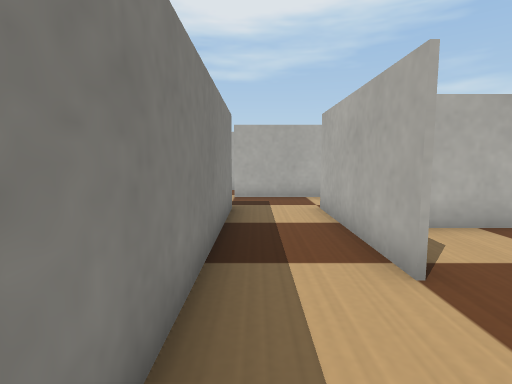
[1] (above)

24 first-person views from a walk through a robot-simulator world made for Webots. The camera is 0.13 m above the floor, tilts 6° down and sees 80° across. The floor is counted in squares, 0.1 m on a side. Each view is taken from the middle of a square. On the plan, view 1 faces up. The plan holds only what a view shows up to about 13 squares ahead; the rest is blank. The place goes on beyond the plan. The robots in the file are not drawn. Simple shapes and patterns stand in for the simulator's stock objects.

[2]
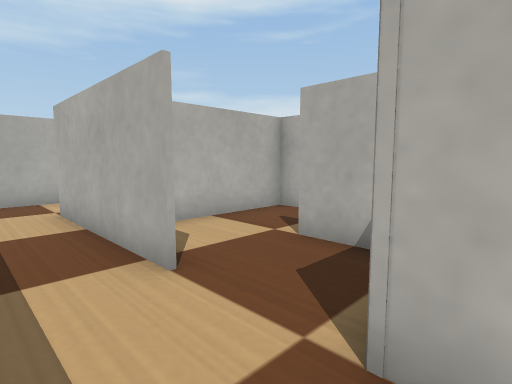

[3]
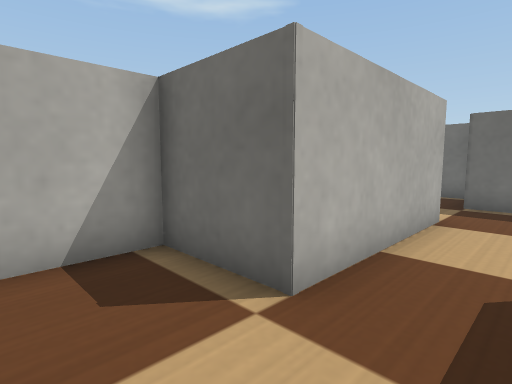

[4]
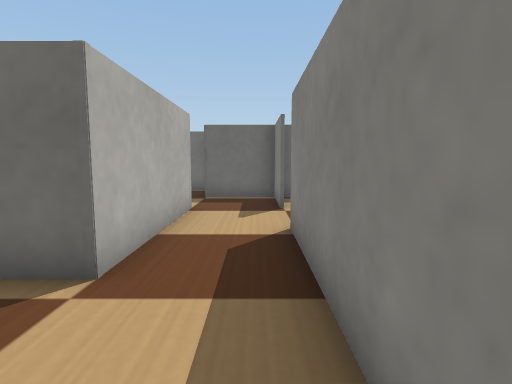

[5]
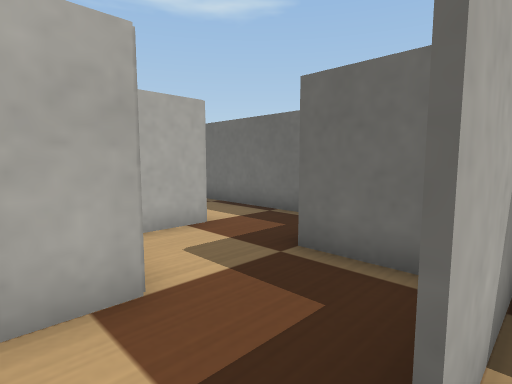

[6]
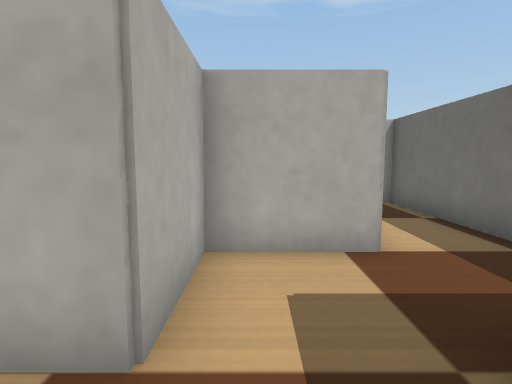

[7]
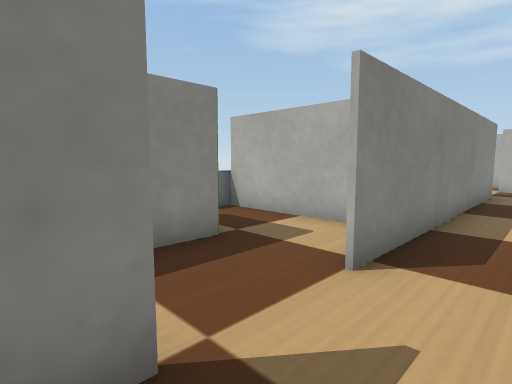

[8]
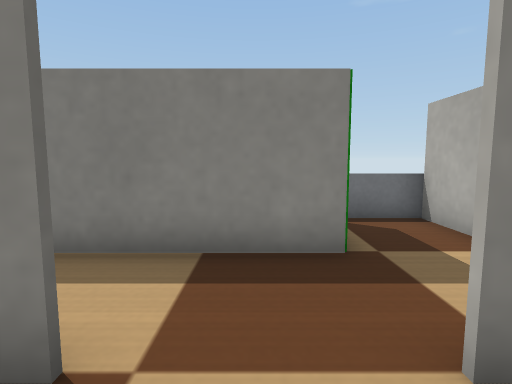

[9]
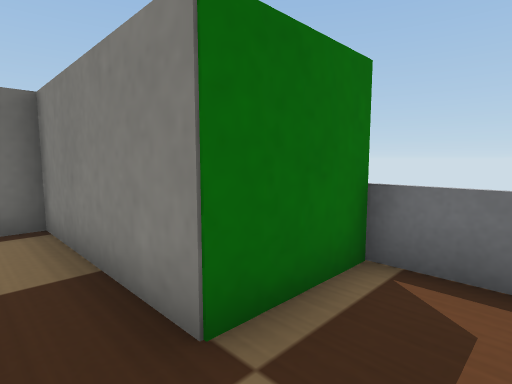

[10]
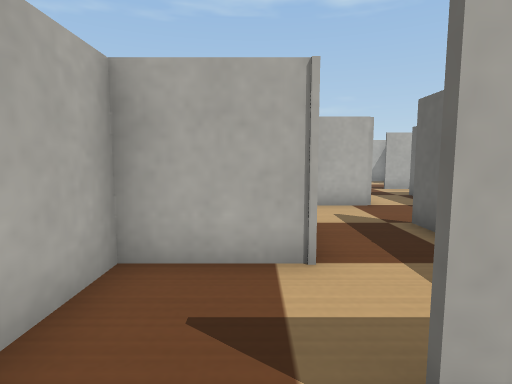

[11]
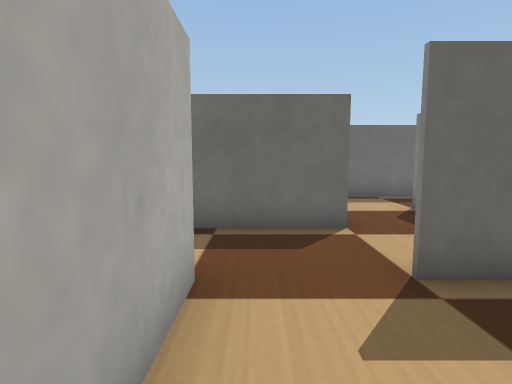

[12]
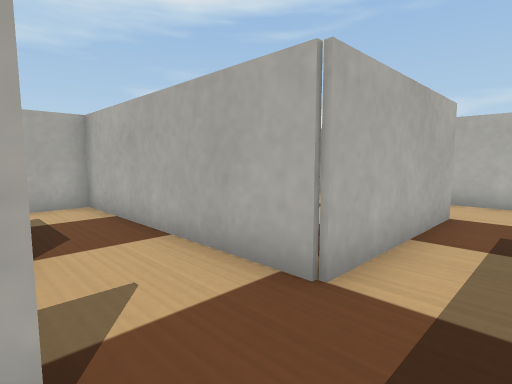

[13]
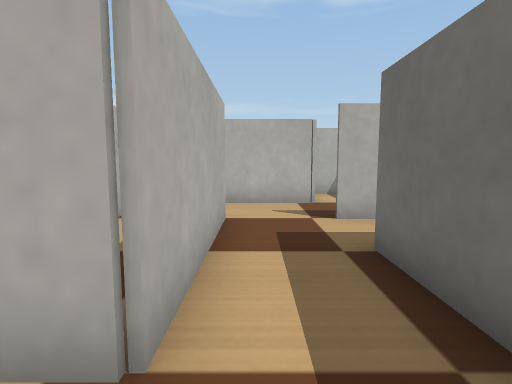

[14]
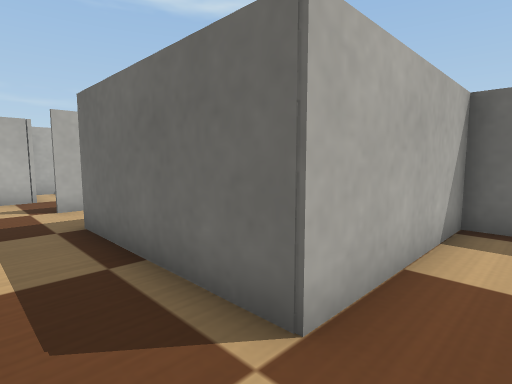

[15]
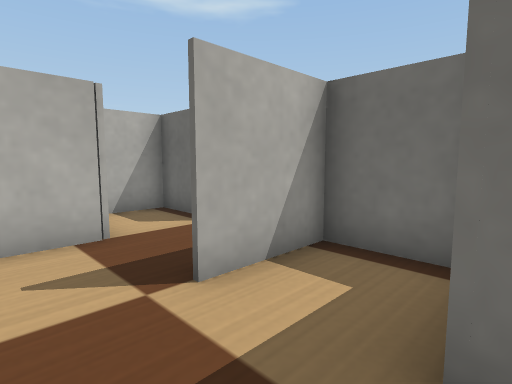

[16]
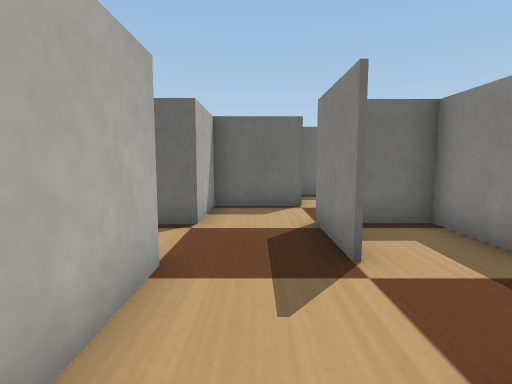

[17]
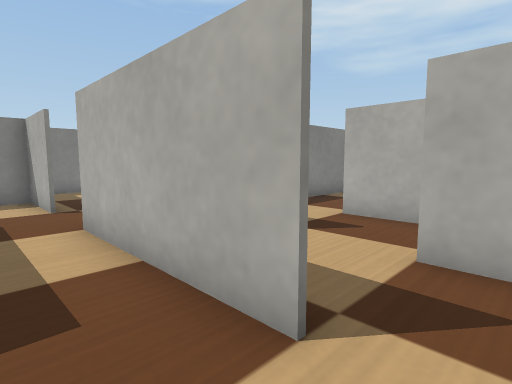

[18]
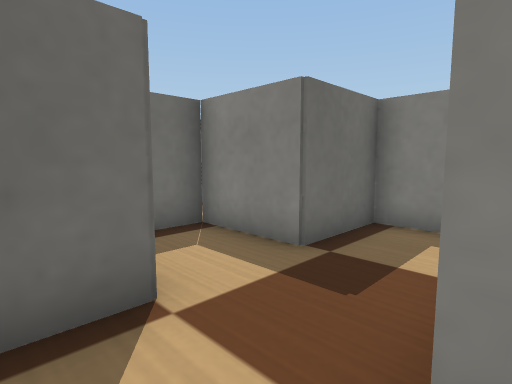

[19]
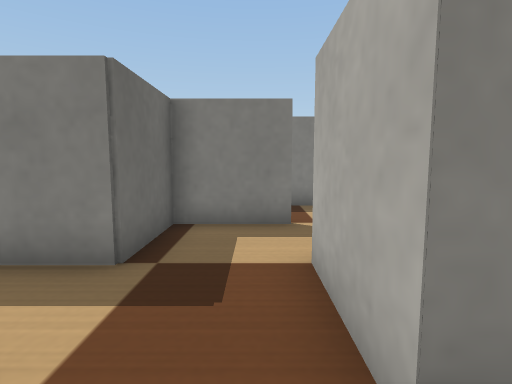

[20]
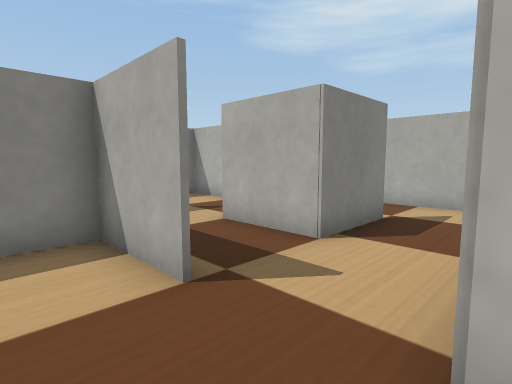

[21]
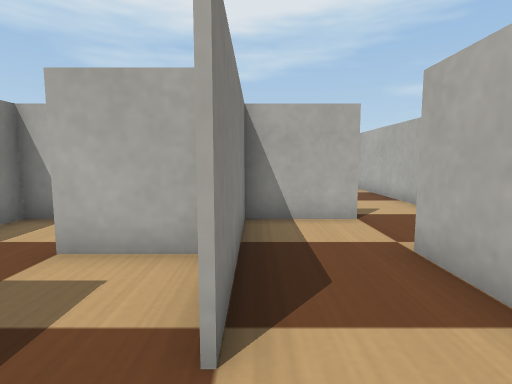

[22]
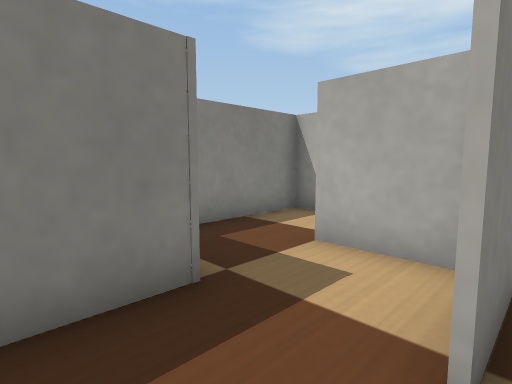

[23]
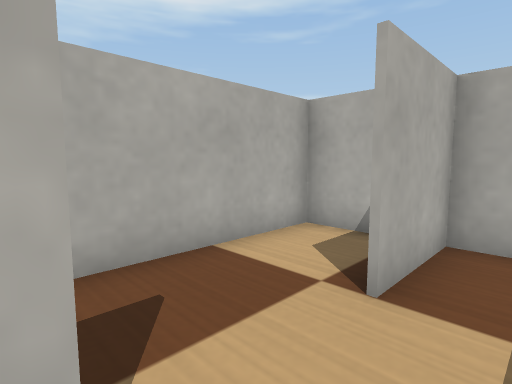

[24]
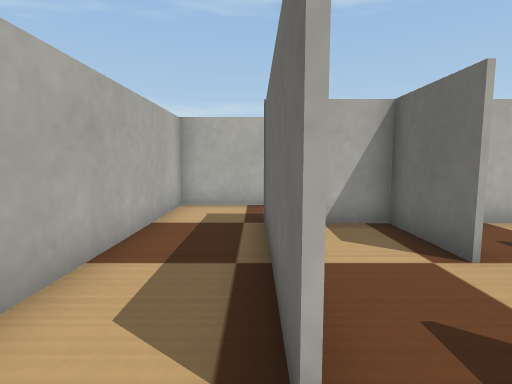

### Floor plan
Points are (right, up) in squares from view 1. A wall is a line through its corners. A room is listed if a view was taken in it or the views show most of it. See-through windows are left out.
Room 1 (views 1, 2, 3, 4, 5, 6, 7, 8)
walls: (1.7, 3.1) (1.7, 8.2); (-0.7, -4.1) (-0.7, -6.6); (-0.7, 8.4) (-0.7, -1.8); (1.7, -4.3) (1.7, 0.8); (1.4, 10.6) (-0.8, 10.6); (-1, -6.7) (1.9, -6.7)
ways out: opening at (-1, -3) to room 2; opening at (2, 2.5) to room 3; opening at (2, -5.5) to room 18; opening at (-1.5, 11); opening at (2, 9.5)
Room 2 (view 9)
walls: (-2, 0.7) (-5.8, 0.7); (-5.8, -1.7) (-3.2, -1.7) (-3.2, -6.7) (-1, -6.7); (-0.8, -6.6) (-0.8, -4.1)
low walls: (-5.8, 0.7) (-5.8, -1.7)
ways out: opening at (-1, -3) to room 1
Room 3 (view 10)
walls: (1.7, 0.8) (4.2, 0.8) (4.2, 3.2); (3.5, 5.7) (1.8, 5.7)
ways out: opening at (2, 2.5) to room 1; opening at (4, 4.5) to room 15
Room 4 (view 11)
walls: (9.2, 5.9) (9.2, 3.2) (6.7, 3.2); (11.7, 0.7) (11.7, 8.2) (8.2, 8.2); (8.1, 0.8) (9.2, 0.8); (4.3, 2.8) (4.3, 1.8)
ways out: opening at (10.5, 1) to room 5; opening at (5.5, 3) to room 15; opening at (9, 6.5)
Room 5 (views 12, 13, 15, 17, 20)
walls: (14.3, -2.2) (14.3, -4.2) (16.7, -4.2) (16.7, -1.8); (16.8, 0.7) (11.7, 0.7); (9.3, -1.7) (14.4, -1.7); (19.2, -1.9) (19.2, 0.6)
ways out: opening at (10.5, 1) to room 4; opening at (9, -0.5) to room 6; opening at (17.5, 1) to room 7; opening at (18, -2) to room 8
Room 6 (views 14, 21, 22)
walls: (6.6, -6.7) (9.3, -6.7) (9.3, -1.7); (9.2, 0.7) (6.8, 0.7) (6.8, -4.2)
ways out: opening at (9, -0.5) to room 5; opening at (7, -5.5) to room 17
Room 7 (views 16, 23)
walls: (19.2, 3.2) (16.8, 3.2); (19.2, 0.6) (19.2, 3)
ways out: opening at (17.5, 1) to room 5; opening at (15.5, 3) to room 11
Room 8 (view 18)
walls: (19.2, -4.2) (21.7, -4.2) (21.7, -2.1); (16.8, -1.8) (16.8, -4.3)
ways out: opening at (18, -2) to room 5; opening at (18, -4) to room 9
Room 9 (view 19)
walls: (16.6, -6.7) (19.2, -6.7) (19.2, -4.2)
ways out: opening at (18, -4) to room 8; opening at (17, -5.5) to room 12
Room 10 (view 24)
walls: (14.2, 5.8) (19.1, 5.8); (21.7, 5.8) (21.7, 8.2) (15.4, 8.2)
ways out: opening at (13.5, 6) to room 11; opening at (13.5, 8); opening at (20.5, 6)
Room 11 (no view inside)
walls: (16.8, 3.2) (19.2, 3.2); (19.2, 3) (19.2, 5.7) (14.2, 5.7)
ways out: opening at (15.5, 3) to room 7; opening at (13.5, 6) to room 10
Room 12 (no view inside)
walls: (14.3, -6.7) (14.3, -9.1) (15.5, -9.1); (16.8, -4.3) (14.2, -4.3); (15.8, -9.1) (16.4, -9.1)
ways out: opening at (17, -5.5) to room 9; opening at (14, -5.5) to room 16
Room 13 (no view inside)
walls: (6.2, -1.9) (4.1, -1.9); (1.9, -1.5) (1.9, -2.5)
ways out: opening at (5.5, -4) to room 17; opening at (3.5, -2)
Room 14 (no view inside)
walls: (2.1, -9.1) (9.4, -9.1)
ways out: opening at (3, -7) to room 18
Room 15 (no view inside)
walls: (6.7, 3.2) (6.7, 5.7) (3.5, 5.7)
ways out: opening at (4, 4.5) to room 3; opening at (5.5, 3) to room 4
Room 16 (no view inside)
walls: (11.9, -4.2) (11.9, -6.7) (14.3, -6.7)
ways out: opening at (14, -5.5) to room 12; opening at (12, -3.5)
Room 17 (no view inside)
walls: (4.3, -4.1) (4.3, -5.9); (5.4, -6.7) (6.6, -6.7)
ways out: opening at (7, -5.5) to room 6; opening at (5.5, -4) to room 13
Room 18 (no view inside)
walls: (4.2, -6.9) (4.2, -4.3) (1.7, -4.3)
ways out: opening at (2, -5.5) to room 1; opening at (3, -7) to room 14

Positions as (right, up) in squares from view 1, and headings:
1: (0, 0), facing up
2: (0, 0), facing up-right
3: (0, 3), facing down-right
4: (0, 4), facing down
5: (-1, -3), facing down-right
6: (0, -5), facing right
7: (1, -5), facing up-left
8: (1, -3), facing left
9: (-2, 0), facing down-left
10: (3, 4), facing right
11: (11, 4), facing down
12: (9, -1), facing up-right
13: (10, 0), facing right
14: (8, 0), facing down-right
15: (14, 0), facing down-right
16: (18, 2), facing down
17: (18, -1), facing up-left
18: (18, -4), facing down-left
19: (18, -5), facing left
20: (12, -1), facing up-left
21: (7, -6), facing up
22: (7, -6), facing up-left
23: (14, 2), facing up-right
24: (13, 6), facing right
